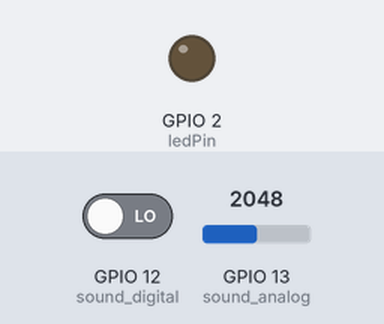
This sketch was run on a simulated ESP32. Shown: output pins drawn as LEDs (lit = HIGH). The inputs (shaded band) are chosen by the test bench; at power-on: GPIO 12 (sound_digital) LOW, GPIO 13 (sound_analog) = 2048. WiFi joins after 1.5 s; servers stay silent unless stated; what the sketch prints to the serial monitor is not drawn.

Above: at 0.1 s.
At 1.6 s:
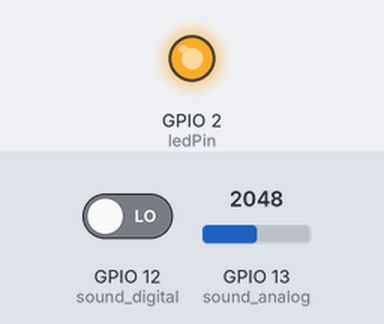
Timing chart, 0 to 3.1 s (numbered marks = the images above):
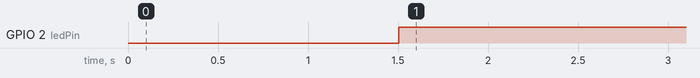

Measured:
- by itself, GPIO 2 (ledPin): LOW → HIGH at 1.5 s

The sketch:

Test_KY037.ino
```cpp
#include "WiFi.h"
  #include <HTTPClient.h>
//#include "ESP8266WiFi.h"
// WiFi parameters to be configured
const char* ssid = "TP-Link_6F2E";
const char* password = "54618497";
//const char* ssid = "Hzt";
//const char* password = "elmenchomelapela2020$";
const char* serverName = "https://backend-domotica.herokuapp.com/requests";
const int buttonBR = 14;    // the number of the pushbutton pin
const int buttonHelp = 27;
const int ledPin = 2;      // the number of the LED pin
int sound_digital = 12;
int sound_analog = 13;
int umbral = 700;
// Variables will change:
int ledState = HIGH;         // the current state of the output pin
int buttonStateBR;             // the current reading from the input pin
int buttonStateHelp;             // the current reading from the input pin
int lastButtonStateBR = LOW;   // the previous reading from the input pin
int lastButtonStateHelp = LOW;   // the previous reading from the input pin
unsigned long lastDebounceTime = 0;  // the last time the output pin was toggled
unsigned long debounceDelay = 50;    // the debounce time; increase if the output flickers
void setup() {
  Serial.begin(9600);
  pinMode(buttonBR, INPUT);
  pinMode(buttonHelp, INPUT);
  pinMode(ledPin, OUTPUT);
  pinMode(sound_digital, INPUT);
  //digitalWrite(ledPin, ledState);
  // Connect to WiFi
  WiFi.begin(ssid, password);
  // while wifi not connected yet, print '.'
  // then after it connected, get out of the loop
  while (WiFi.status() != WL_CONNECTED) {
     delay(500);
     Serial.print(".");
  }
  //print a new line, then print WiFi connected and the IP address
  Serial.println("");
  Serial.println("Conectado a internet, mi IP es:");
  // Print the IP address
  Serial.println(WiFi.localIP());
}
void loop() {
  int val_digital = digitalRead(sound_digital);
  int val_analog = analogRead(sound_analog);
Serial.print(val_analog);
  Serial.print("\t");
  Serial.println(val_digital);
Serial.print("\n");
  if (val_analog >= umbral)
  {
    digitalWrite (ledPin, HIGH);
    delay(300);
//    if(WiFi.status()== WL_CONNECTED){
//          HTTPClient http;
//
//          // Your Domain name with URL path or IP address with path
//          http.begin(serverName);
//          http.addHeader("Content-Type", "application/json");
//          int httpResponseCode = http.POST("{\"patient_id\":\"10\",\"type\":\"Ayuda\"}");
//          Serial.print("HTTP Response code: ");
//          Serial.println(httpResponseCode);
//
//          // Free resources
//          http.end();
//    }
  }
  else
  {
    digitalWrite (ledPin, LOW);
  }
}
```
